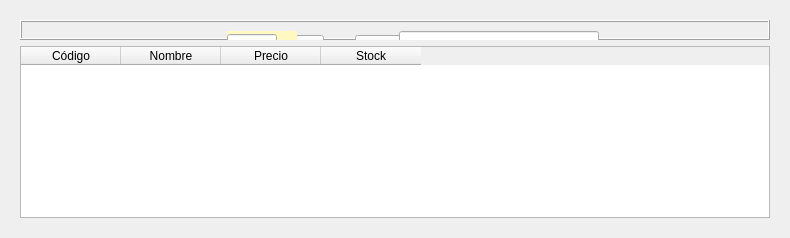
      <widget class="QWidget" name="Productos">
       <attribute name="title">
        <string>Productos</string>
       </attribute>
       <layout class="QGridLayout" name="gridLayout_13">
        <item row="0" column="0">
         <widget class="QWidget" name="clientes_2" native="true">
          <layout class="QGridLayout" name="gridLayout_12">
           <item row="0" column="0">
            <widget class="QFrame" name="frameFormulario_2">
             <property name="sizePolicy">
              <sizepolicy hsizetype="Fixed" vsizetype="Ignored">
               <horstretch>1</horstretch>
               <verstretch>2</verstretch>
              </sizepolicy>
             </property>
             <property name="minimumSize">
              <size>
               <width>400</width>
               <height>20</height>
              </size>
             </property>
             <property name="maximumSize">
              <size>
               <width>2048</width>
               <height>300</height>
              </size>
             </property>
             <property name="layoutDirection">
              <enum>Qt::LeftToRight</enum>
             </property>
             <property name="styleSheet">
              <string notr="true">border-color: rgb(255, 253, 225);</string>
             </property>
             <property name="frameShape">
              <enum>QFrame::Box</enum>
             </property>
             <property name="frameShadow">
              <enum>QFrame::Raised</enum>
             </property>
             <layout class="QGridLayout" name="formulario_3">
              <item row="0" column="2">
               <spacer name="horizontalSpacer_27">
                <property name="orientation">
                 <enum>Qt::Horizontal</enum>
                </property>
                <property name="sizeHint" stdset="0">
                 <size>
                  <width>120</width>
                  <height>20</height>
                 </size>
                </property>
               </spacer>
              </item>
              <item row="0" column="0">
               <spacer name="horizontalSpacer_28">
                <property name="orientation">
                 <enum>Qt::Horizontal</enum>
                </property>
                <property name="sizeHint" stdset="0">
                 <size>
                  <width>120</width>
                  <height>20</height>
                 </size>
                </property>
               </spacer>
              </item>
              <item row="1" column="1">
               <layout class="QHBoxLayout" name="horizontalLayout_3">
                <property name="spacing">
                 <number>1</number>
                </property>
                <property name="sizeConstraint">
                 <enum>QLayout::SetDefaultConstraint</enum>
                </property>
                <item>
                 <spacer name="horizontalSpacer_29">
                  <property name="orientation">
                   <enum>Qt::Horizontal</enum>
                  </property>
                  <property name="sizeHint" stdset="0">
                   <size>
                    <width>40</width>
                    <height>20</height>
                   </size>
                  </property>
                 </spacer>
                </item>
                <item>
                 <widget class="QPushButton" name="btnAnyadir">
                  <property name="minimumSize">
                   <size>
                    <width>75</width>
                    <height>20</height>
                   </size>
                  </property>
                  <property name="maximumSize">
                   <size>
                    <width>80</width>
                    <height>16777215</height>
                   </size>
                  </property>
                  <property name="text">
                   <string>Añadir</string>
                  </property>
                 </widget>
                </item>
                <item>
                 <spacer name="horizontalSpacer_30">
                  <property name="orientation">
                   <enum>Qt::Horizontal</enum>
                  </property>
                  <property name="sizeType">
                   <enum>QSizePolicy::Fixed</enum>
                  </property>
                  <property name="sizeHint" stdset="0">
                   <size>
                    <width>30</width>
                    <height>20</height>
                   </size>
                  </property>
                 </spacer>
                </item>
                <item>
                 <widget class="QPushButton" name="btnMod_2">
                  <property name="minimumSize">
                   <size>
                    <width>75</width>
                    <height>20</height>
                   </size>
                  </property>
                  <property name="maximumSize">
                   <size>
                    <width>80</width>
                    <height>16777215</height>
                   </size>
                  </property>
                  <property name="text">
                   <string>Modificar</string>
                  </property>
                 </widget>
                </item>
                <item>
                 <spacer name="horizontalSpacer_31">
                  <property name="orientation">
                   <enum>Qt::Horizontal</enum>
                  </property>
                  <property name="sizeType">
                   <enum>QSizePolicy::Fixed</enum>
                  </property>
                  <property name="sizeHint" stdset="0">
                   <size>
                    <width>30</width>
                    <height>20</height>
                   </size>
                  </property>
                 </spacer>
                </item>
                <item>
                 <widget class="QPushButton" name="btnEliminar">
                  <property name="minimumSize">
                   <size>
                    <width>75</width>
                    <height>20</height>
                   </size>
                  </property>
                  <property name="maximumSize">
                   <size>
                    <width>80</width>
                    <height>16777215</height>
                   </size>
                  </property>
                  <property name="text">
                   <string>Eliminar</string>
                  </property>
                 </widget>
                </item>
                <item>
                 <spacer name="horizontalSpacer_32">
                  <property name="orientation">
                   <enum>Qt::Horizontal</enum>
                  </property>
                  <property name="sizeHint" stdset="0">
                   <size>
                    <width>40</width>
                    <height>20</height>
                   </size>
                  </property>
                 </spacer>
                </item>
               </layout>
              </item>
              <item row="0" column="1">
               <layout class="QGridLayout" name="gridLayout_5">
                <property name="sizeConstraint">
                 <enum>QLayout::SetMinimumSize</enum>
                </property>
                <item row="0" column="0">
                 <layout class="QGridLayout" name="firstFormulario_2">
                  <item row="0" column="3">
                   <spacer name="horizontalSpacer_33">
                    <property name="orientation">
                     <enum>Qt::Horizontal</enum>
                    </property>
                    <property name="sizeHint" stdset="0">
                     <size>
                      <width>40</width>
                      <height>20</height>
                     </size>
                    </property>
                   </spacer>
                  </item>
                  <item row="0" column="4">
                   <widget class="QLabel" name="lblNombre_3">
                    <property name="text">
                     <string>Nombre: </string>
                    </property>
                   </widget>
                  </item>
                  <item row="0" column="1">
                   <widget class="QLabel" name="lblCodigo_2">
                    <property name="minimumSize">
                     <size>
                      <width>50</width>
                      <height>0</height>
                     </size>
                    </property>
                    <property name="text">
                     <string>Código: </string>
                    </property>
                   </widget>
                  </item>
                  <item row="0" column="7">
                   <spacer name="horizontalSpacer_35">
                    <property name="orientation">
                     <enum>Qt::Horizontal</enum>
                    </property>
                    <property name="sizeHint" stdset="0">
                     <size>
                      <width>40</width>
                      <height>20</height>
                     </size>
                    </property>
                   </spacer>
                  </item>
                  <item row="0" column="2">
                   <widget class="QLabel" name="lblCodBD_2">
                    <property name="minimumSize">
                     <size>
                      <width>70</width>
                      <height>20</height>
                     </size>
                    </property>
                    <property name="maximumSize">
                     <size>
                      <width>70</width>
                      <height>20</height>
                     </size>
                    </property>
                    <property name="styleSheet">
                     <string notr="true">background-color: rgb(255, 248, 192);</string>
                    </property>
                    <property name="text">
                     <string/>
                    </property>
                    <property name="alignment">
                     <set>Qt::AlignCenter</set>
                    </property>
                   </widget>
                  </item>
                  <item row="0" column="0">
                   <spacer name="horizontalSpacer_36">
                    <property name="orientation">
                     <enum>Qt::Horizontal</enum>
                    </property>
                    <property name="sizeType">
                     <enum>QSizePolicy::Fixed</enum>
                    </property>
                    <property name="sizeHint" stdset="0">
                     <size>
                      <width>20</width>
                      <height>20</height>
                     </size>
                    </property>
                   </spacer>
                  </item>
                  <item row="0" column="5">
                   <widget class="QLineEdit" name="txtNombre_3">
                    <property name="minimumSize">
                     <size>
                      <width>200</width>
                      <height>20</height>
                     </size>
                    </property>
                    <property name="maximumSize">
                     <size>
                      <width>200</width>
                      <height>20</height>
                     </size>
                    </property>
                    <property name="whatsThis">
                     <string>&lt;html&gt;&lt;head/&gt;&lt;body&gt;&lt;p&gt;&lt;span style=&quot; font-weight:400;&quot;&gt;Introducir DNI&lt;/span&gt;&lt;/p&gt;&lt;/body&gt;&lt;/html&gt;</string>
                    </property>
                    <property name="alignment">
                     <set>Qt::AlignCenter</set>
                    </property>
                   </widget>
                  </item>
                 </layout>
                </item>
                <item row="1" column="0">
                 <spacer name="verticalSpacer_4">
                  <property name="orientation">
                   <enum>Qt::Vertical</enum>
                  </property>
                  <property name="sizeType">
                   <enum>QSizePolicy::Fixed</enum>
                  </property>
                  <property name="sizeHint" stdset="0">
                   <size>
                    <width>20</width>
                    <height>15</height>
                   </size>
                  </property>
                 </spacer>
                </item>
                <item row="2" column="0">
                 <layout class="QGridLayout" name="gridLayout_8">
                  <property name="sizeConstraint">
                   <enum>QLayout::SetMaximumSize</enum>
                  </property>
                  <item row="0" column="3">
                   <spacer name="horizontalSpacer_38">
                    <property name="orientation">
                     <enum>Qt::Horizontal</enum>
                    </property>
                    <property name="sizeHint" stdset="0">
                     <size>
                      <width>40</width>
                      <height>20</height>
                     </size>
                    </property>
                   </spacer>
                  </item>
                  <item row="0" column="6">
                   <spacer name="horizontalSpacer_37">
                    <property name="orientation">
                     <enum>Qt::Horizontal</enum>
                    </property>
                    <property name="sizeHint" stdset="0">
                     <size>
                      <width>40</width>
                      <height>20</height>
                     </size>
                    </property>
                   </spacer>
                  </item>
                  <item row="0" column="4">
                   <widget class="QLabel" name="lblStock">
                    <property name="text">
                     <string>Stock: </string>
                    </property>
                   </widget>
                  </item>
                  <item row="0" column="1">
                   <widget class="QLabel" name="lblPrecio">
                    <property name="minimumSize">
                     <size>
                      <width>50</width>
                      <height>0</height>
                     </size>
                    </property>
                    <property name="text">
                     <string>Precio: </string>
                    </property>
                   </widget>
                  </item>
                  <item row="0" column="0">
                   <spacer name="horizontalSpacer_39">
                    <property name="orientation">
                     <enum>Qt::Horizontal</enum>
                    </property>
                    <property name="sizeType">
                     <enum>QSizePolicy::Fixed</enum>
                    </property>
                    <property name="sizeHint" stdset="0">
                     <size>
                      <width>20</width>
                      <height>20</height>
                     </size>
                    </property>
                   </spacer>
                  </item>
                  <item row="0" column="2">
                   <widget class="QLineEdit" name="txtPrecio">
                    <property name="minimumSize">
                     <size>
                      <width>50</width>
                      <height>20</height>
                     </size>
                    </property>
                    <property name="maximumSize">
                     <size>
                      <width>50</width>
                      <height>16777215</height>
                     </size>
                    </property>
                    <property name="cursorPosition">
                     <number>0</number>
                    </property>
                   </widget>
                  </item>
                  <item row="0" column="5">
                   <widget class="QSpinBox" name="spinStock"/>
                  </item>
                 </layout>
                </item>
                <item row="3" column="0">
                 <spacer name="verticalSpacer_5">
                  <property name="orientation">
                   <enum>Qt::Vertical</enum>
                  </property>
                  <property name="sizeType">
                   <enum>QSizePolicy::Fixed</enum>
                  </property>
                  <property name="sizeHint" stdset="0">
                   <size>
                    <width>13</width>
                    <height>13</height>
                   </size>
                  </property>
                 </spacer>
                </item>
               </layout>
              </item>
             </layout>
            </widget>
           </item>
           <item row="1" column="0">
            <widget class="QTableWidget" name="tableProductos">
             <property name="editTriggers">
              <set>QAbstractItemView::NoEditTriggers</set>
             </property>
             <property name="alternatingRowColors">
              <bool>true</bool>
             </property>
             <property name="selectionBehavior">
              <enum>QAbstractItemView::SelectRows</enum>
             </property>
             <attribute name="verticalHeaderVisible">
              <bool>false</bool>
             </attribute>
             <column>
              <property name="text">
               <string>Código</string>
              </property>
             </column>
             <column>
              <property name="text">
               <string>Nombre</string>
              </property>
             </column>
             <column>
              <property name="text">
               <string>Precio</string>
              </property>
             </column>
             <column>
              <property name="text">
               <string>Stock</string>
              </property>
             </column>
            </widget>
           </item>
          </layout>
         </widget>
        </item>
       </layout>
      </widget>
